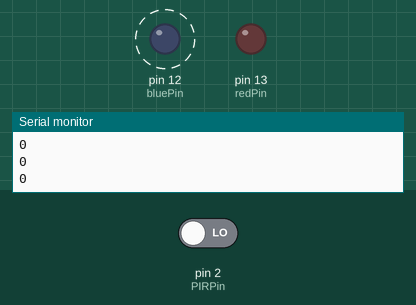
This sketch was run on a simulated Arduino Uno, built with avr-gcc and run on an emulated ATmega328P. Parts: output pins drawn as LEDs (lit = HIGH), the last lines printed to the serial monitor. Dashed ring = blinking. The test bench sets the inputs (shaded band); at power-on: pin 2 (PIRPin) LOW.

Above: at 2.8 s.
2.9 s: pin 2 (PIRPin) driven HIGH
At 3.4 s:
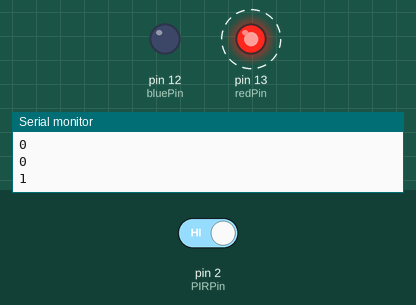
7.0 s: pin 2 (PIRPin) driven LOW
At 7.3 s:
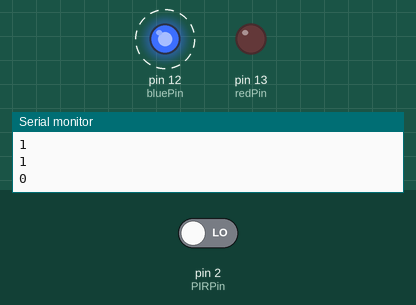
Timing chart, 0 to 16.5 s (numbered marks = the images above; inputs shaded):
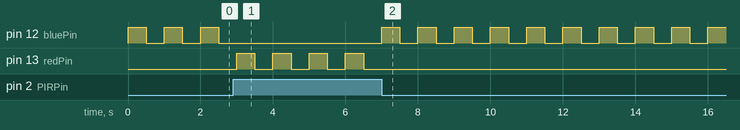

The sketch:

Ej12.ino
```cpp
#define PIRPin 2
#define redPin 13
#define bluePin 12
int PIRValue;

void setup()
{
  Serial.begin(9600);
  //Define all pins
  pinMode(redPin, OUTPUT);
  pinMode(bluePin, OUTPUT);
  pinMode(PIRPin, INPUT);
}

void loop()
{
  PIRValue = digitalRead(PIRPin);
  Serial.println(PIRValue);

  if (PIRValue == HIGH) {
    digitalWrite(redPin, HIGH);
    delay(500);
    digitalWrite(redPin, LOW);
    delay(500);
  }
  else {
    digitalWrite(bluePin, HIGH);
    delay(500);
    digitalWrite(bluePin, LOW);
    delay(500);
  }
}
```

Measured:
- after the input at 2.9 s, pin 12 (bluePin): stops changing and stays LOW; pin 13 (redPin): alternates HIGH for 0.50 s and LOW for 0.50 s, starting after 0.10 s
- after the input at 7.0 s, pin 12 (bluePin): alternates HIGH for 0.50 s and LOW for 0.50 s, starting at once; pin 13 (redPin): stops changing and stays LOW
- by itself, pin 12 (bluePin): alternates HIGH for 0.50 s and LOW for 0.50 s
